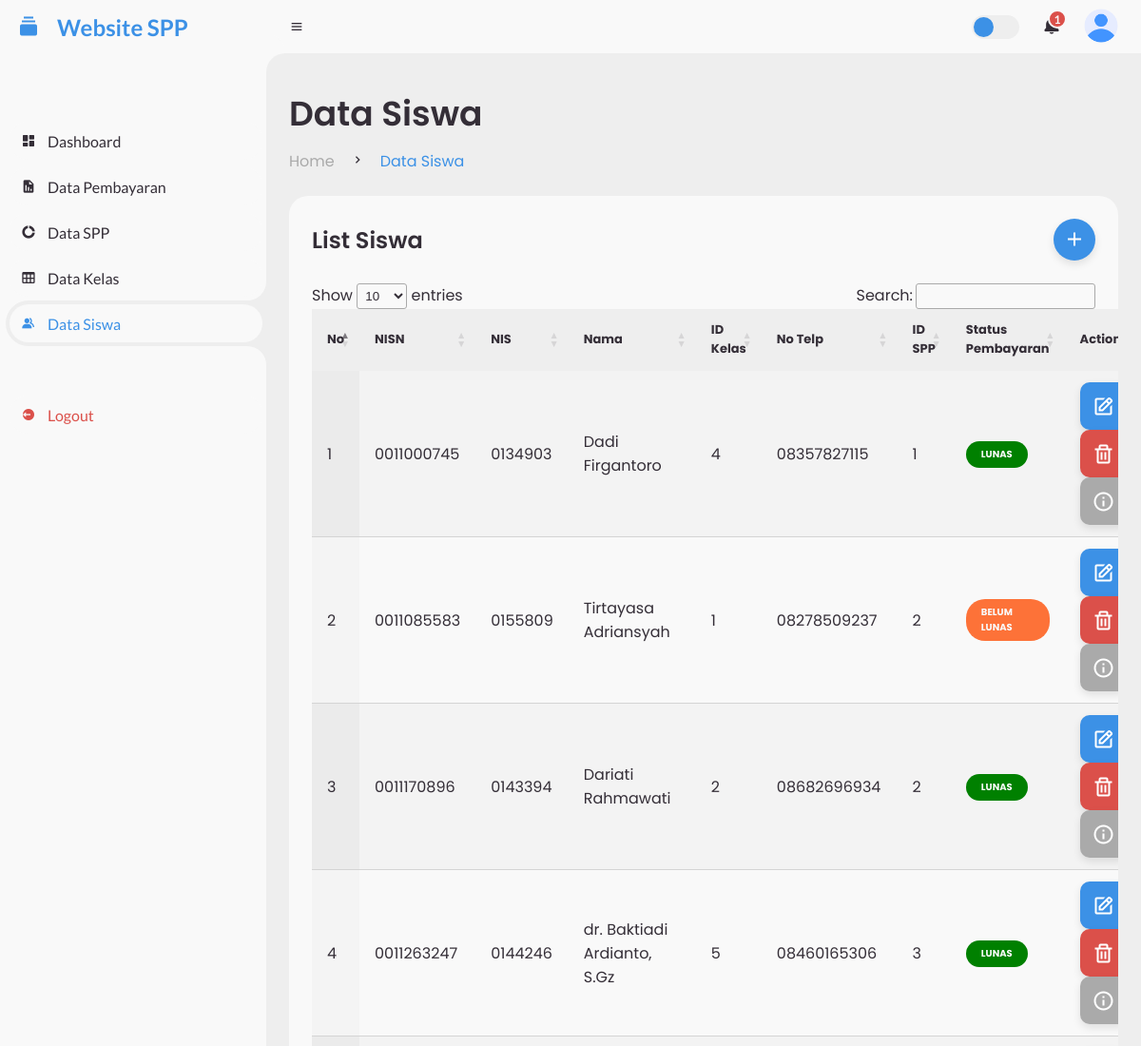
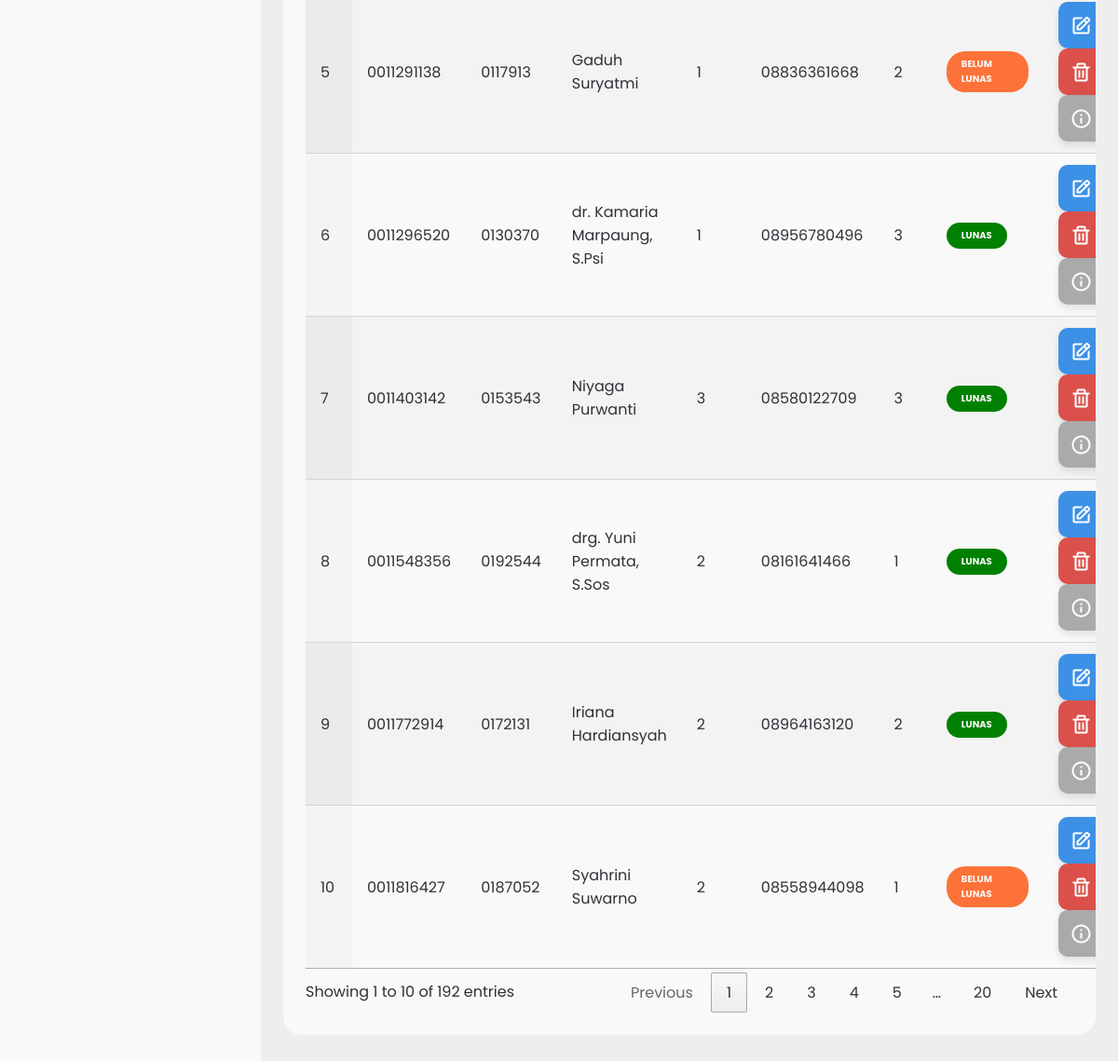
The app's page /siswa.php (signed in) with its own data (2 pictures, top to bottom).
### tables this page shows
CREATE TABLE `siswa` (
  `nisn` varchar(10) NOT NULL,
  `nis` varchar(8) DEFAULT NULL,
  `nama` varchar(50) DEFAULT NULL,
  `id_kelas` int(11) DEFAULT NULL,
  `alamat` text DEFAULT NULL,
  `no_telp` varchar(15) DEFAULT NULL,
  `id_spp` int(11) DEFAULT NULL,
  `status_pembayaran` enum('lunas','belum lunas') DEFAULT 'belum lunas'
);

### siswa.php (the view, shortened to what this page needs)
<?php
include('koneksi.php');
$sql_select = "SELECT * FROM siswa";
$result = mysqli_query($koneksi, $sql_select);
?>
<!DOCTYPE html>
<html lang="en">
<head>
    <link href='https://unpkg.com/boxicons@2.0.9/css/boxicons.min.css' rel='stylesheet'>
    <link rel="stylesheet" type="text/css" href="https://cdn.datatables.net/1.11.5/css/jquery.dataTables.css">
    <link rel="stylesheet" href="css/style.css">
</head>
<body>
<section id="sidebar">
    <a href="dashboard.php" class="brand">
        <i class='bx bxs-collection'></i>
        <span class="text">Website SPP</span>
    </a>
    <ul class="side-menu top">
        <li>
            <a href="dashboard.php">
                <i class='bx bxs-dashboard' ></i>
                <span class="text">Dashboard</span>
            </a>
        </li>
        <li>
            <a href="pembayaran.php">
                <i class='bx bxs-report'></i>
                <span class="text">Data Pembayaran</span>
            </a>
        </li>
        <li>
            <a href="spp.php">
                <i class='bx bxs-doughnut-chart' ></i>
                <span class="text">Data SPP</span>
            </a>
        </li>
        <li>
            <a href="kelas.php">
                <i class='bx bx-table'></i>
                <span class="text">Data Kelas</span>
            </a>
        </li>
        <li class="active">
            <a href="siswa.php">
                <i class='bx bxs-group' ></i>
                <span class="text">Data Siswa</span>
            </a>
        </li>
    </ul>
    <ul class="side-menu">
        <li>
            <a href="index.php" class="logout">
                <i class='bx bxs-log-out-circle' ></i>
                <span class="text">Logout</span>
            </a>
        </li>
    </ul>
</section>
<section id="content">
    <nav>
        <i class='bx bx-menu' ></i>
			<label for="switch-mode" class="switch-mode"></label>
        <a href="#" class="notification">
			<span class="num">1</span>
        </a>
        <a href="#" class="profile">
            <img src="img/user.png">
        </a>
    </nav>
    <main>
        <div class="head-title">
            <div class="left">
                <h1>Data Siswa</h1>
                <ul class="breadcrumb">
                    <li>
                        <a href="dashboard.php">Home</a>
                    </li>
                    <li><i class='bx bx-chevron-right' ></i></li>
                    <li>
                        <a class="active" href="#">Data Siswa</a>
                    </li>
                </ul>
            </div>
        </div>
        <div class="table-data">
            <div class="order">
                <div class="head">
                    <h3>List Siswa</h3>
                    <a href="add-siswa.php" class="btn-add"><i class="bx bx-plus"></i></a>
                </div>
                <table id="paymentTable" class="display">
                    <thead>
                    <tr>
                        <th>No</th>
                        <th>NISN</th>
                        <th>NIS</th>
                        <th>Nama</th>
                        <th>ID Kelas</th>
                        <th>No Telp</th>
                        <th>ID SPP</th>
                        <th>Status Pembayaran</th>
                        <th>Action</th>
                    </tr>
                    </thead>
                    <tbody>
                    <?php
                    $counter = 1;
                    if (mysqli_num_rows($result) > 0) {
                        while($row = mysqli_fetch_assoc($result)) {
                            echo "<tr>";
                            echo "<td>" . $counter . "</td>";
                            echo "<td>" . $row["nisn"] . "</td>";
                            echo "<td>" . $row["nis"] . "</td>";
                            echo "<td>" . $row["nama"] . "</td>";
                            echo "<td>" . $row["id_kelas"] . "</td>";
                            echo "<td>" . $row["no_telp"] . "</td>";
                            echo "<td>" . $row["id_spp"] . "</td>";
                            if ($row["status_pembayaran"] == 'lunas') {
                                echo "<td><span class='status completed'>" . $row["status_pembayaran"] . "</span></td>";
                            } else {
                                echo "<td><span class='status pending'>" . $row["status_pembayaran"] . "</span></td>";
                            }
							echo "<td>";
							echo "<a href='edit-siswa.php?nisn=" . $row["nisn"] . "' class='btn-edit'><i class='bx bx-edit'></i></a>";
							echo "<a href='#' class='btn-delete' data-nisn='" . $row["nisn"] . "'><i class='bx bx-trash'></i></a>";
							echo "<a href='detail-siswa.php?nisn=" . $row["nisn"] . "' class='btn-detail'><i class='bx bx-info-circle'></i></a>";
							echo "</td>";
							echo "</tr>";
                            $counter++;
                        }
                    } else {
                        echo "<tr><td colspan='10'>No records found</td></tr>";
                    }
                    ?>
                    </tbody>
                </table>
            </div>
        </div>
    </main>
</section>
</body>
</html>

### records on screen
siswa: nisn "0011000745", nis "0134903", nama "Dadi Firgantoro", id_kelas "4", no_telp "08357827115", id_spp "1", status_pembayaran "LUNAS"
siswa: nisn "0011085583", nis "0155809", nama "Tirtayasa Adriansyah", id_kelas "1", no_telp "08278509237", id_spp "2", status_pembayaran "BELUM LUNAS"
siswa: nisn "0011170896", nis "0143394", nama "Dariati Rahmawati", id_kelas "2", no_telp "08682696934", id_spp "2", status_pembayaran "LUNAS"
siswa: nisn "0011263247", nis "0144246", nama "dr. Baktiadi Ardianto, S.Gz", id_kelas "5", no_telp "08460165306", id_spp "3", status_pembayaran "LUNAS"
siswa: nisn "0011291138", nis "0117913", nama "Gaduh Suryatmi", id_kelas "1", no_telp "08836361668", id_spp "2", status_pembayaran "BELUM LUNAS"
siswa: nisn "0011296520", nis "0130370", nama "dr. Kamaria Marpaung, S.Psi", id_kelas "1", no_telp "08956780496", id_spp "3", status_pembayaran "LUNAS"
siswa: nisn "0011403142", nis "0153543", nama "Niyaga Purwanti", id_kelas "3", no_telp "08580122709", id_spp "3", status_pembayaran "LUNAS"
siswa: nisn "0011548356", nis "0192544", nama "drg. Yuni Permata, S.Sos", id_kelas "2", no_telp "08161641466", id_spp "1", status_pembayaran "LUNAS"
siswa: nisn "0011772914", nis "0172131", nama "Iriana Hardiansyah", id_kelas "2", no_telp "08964163120", id_spp "2", status_pembayaran "LUNAS"
siswa: nisn "0011816427", nis "0187052", nama "Syahrini Suwarno", id_kelas "2", no_telp "08558944098", id_spp "1", status_pembayaran "BELUM LUNAS"
